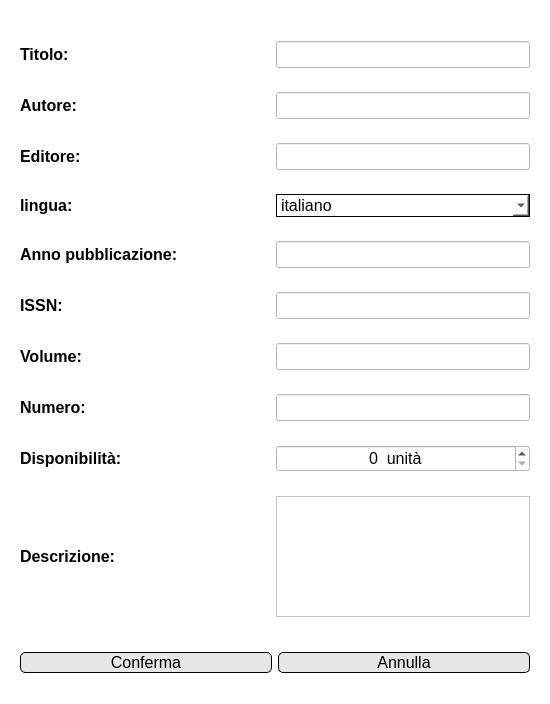
<?xml version="1.0" encoding="UTF-8"?>
<ui version="4.0">
 <class>Dialog</class>
 <widget class="QDialog" name="Dialog">
  <property name="geometry">
   <rect>
    <x>0</x>
    <y>0</y>
    <width>550</width>
    <height>704</height>
   </rect>
  </property>
  <property name="minimumSize">
   <size>
    <width>550</width>
    <height>0</height>
   </size>
  </property>
  <property name="windowTitle">
   <string>Aggiungi-modifica rivista</string>
  </property>
  <property name="styleSheet">
   <string notr="true">background-color: rgb(255, 255, 255);</string>
  </property>
  <property name="modal">
   <bool>true</bool>
  </property>
  <layout class="QVBoxLayout" name="verticalLayout">
   <item>
    <widget class="QWidget" name="widget_12" native="true">
     <property name="sizePolicy">
      <sizepolicy hsizetype="Preferred" vsizetype="Fixed">
       <horstretch>0</horstretch>
       <verstretch>0</verstretch>
      </sizepolicy>
     </property>
     <property name="minimumSize">
      <size>
       <width>0</width>
       <height>0</height>
      </size>
     </property>
     <layout class="QVBoxLayout" name="verticalLayout_2">
      <property name="topMargin">
       <number>0</number>
      </property>
      <property name="rightMargin">
       <number>11</number>
      </property>
      <property name="bottomMargin">
       <number>0</number>
      </property>
      <item alignment="Qt::AlignHCenter">
       <widget class="QLabel" name="errorLabel">
        <property name="font">
         <font>
          <pointsize>10</pointsize>
         </font>
        </property>
        <property name="styleSheet">
         <string notr="true">color: rgb(221, 0, 0);</string>
        </property>
        <property name="text">
         <string/>
        </property>
       </widget>
      </item>
     </layout>
    </widget>
   </item>
   <item>
    <widget class="QWidget" name="widget_2" native="true">
     <layout class="QHBoxLayout" name="horizontalLayout_4">
      <item>
       <widget class="QLabel" name="label">
        <property name="minimumSize">
         <size>
          <width>250</width>
          <height>0</height>
         </size>
        </property>
        <property name="maximumSize">
         <size>
          <width>250</width>
          <height>16777215</height>
         </size>
        </property>
        <property name="font">
         <font>
          <pointsize>12</pointsize>
          <weight>75</weight>
          <bold>true</bold>
         </font>
        </property>
        <property name="text">
         <string>Titolo:</string>
        </property>
       </widget>
      </item>
      <item>
       <widget class="QLineEdit" name="titoloInput">
        <property name="font">
         <font>
          <pointsize>12</pointsize>
         </font>
        </property>
        <property name="readOnly">
         <bool>false</bool>
        </property>
       </widget>
      </item>
     </layout>
    </widget>
   </item>
   <item>
    <widget class="QWidget" name="widget_4" native="true">
     <layout class="QHBoxLayout" name="horizontalLayout_3">
      <item>
       <widget class="QLabel" name="label_3">
        <property name="minimumSize">
         <size>
          <width>250</width>
          <height>0</height>
         </size>
        </property>
        <property name="maximumSize">
         <size>
          <width>250</width>
          <height>16777215</height>
         </size>
        </property>
        <property name="font">
         <font>
          <pointsize>12</pointsize>
          <weight>75</weight>
          <bold>true</bold>
         </font>
        </property>
        <property name="text">
         <string>Autore:</string>
        </property>
       </widget>
      </item>
      <item>
       <widget class="QLineEdit" name="autoreInput">
        <property name="font">
         <font>
          <pointsize>12</pointsize>
         </font>
        </property>
        <property name="readOnly">
         <bool>false</bool>
        </property>
       </widget>
      </item>
     </layout>
    </widget>
   </item>
   <item>
    <widget class="QWidget" name="widget_3" native="true">
     <layout class="QHBoxLayout" name="horizontalLayout">
      <item>
       <widget class="QLabel" name="label_5">
        <property name="minimumSize">
         <size>
          <width>250</width>
          <height>0</height>
         </size>
        </property>
        <property name="maximumSize">
         <size>
          <width>250</width>
          <height>16777215</height>
         </size>
        </property>
        <property name="font">
         <font>
          <pointsize>12</pointsize>
          <weight>75</weight>
          <bold>true</bold>
         </font>
        </property>
        <property name="text">
         <string>Editore:</string>
        </property>
       </widget>
      </item>
      <item>
       <widget class="QLineEdit" name="editoreInput">
        <property name="font">
         <font>
          <pointsize>12</pointsize>
         </font>
        </property>
        <property name="readOnly">
         <bool>false</bool>
        </property>
       </widget>
      </item>
     </layout>
    </widget>
   </item>
   <item>
    <widget class="QWidget" name="widget_5" native="true">
     <layout class="QHBoxLayout" name="horizontalLayout_5">
      <item>
       <widget class="QLabel" name="label_9">
        <property name="minimumSize">
         <size>
          <width>250</width>
          <height>0</height>
         </size>
        </property>
        <property name="maximumSize">
         <size>
          <width>250</width>
          <height>16777215</height>
         </size>
        </property>
        <property name="font">
         <font>
          <pointsize>12</pointsize>
          <weight>75</weight>
          <bold>true</bold>
         </font>
        </property>
        <property name="text">
         <string>lingua:</string>
        </property>
       </widget>
      </item>
      <item>
       <widget class="QComboBox" name="linguaInput">
        <property name="font">
         <font>
          <pointsize>12</pointsize>
         </font>
        </property>
        <property name="styleSheet">
         <string notr="true">border: 1px solid;</string>
        </property>
        <item>
         <property name="text">
          <string>italiano</string>
         </property>
        </item>
        <item>
         <property name="text">
          <string>inglese</string>
         </property>
        </item>
       </widget>
      </item>
     </layout>
    </widget>
   </item>
   <item>
    <widget class="QWidget" name="widget_8" native="true">
     <layout class="QHBoxLayout" name="horizontalLayout_8">
      <item>
       <widget class="QLabel" name="label_15">
        <property name="minimumSize">
         <size>
          <width>250</width>
          <height>0</height>
         </size>
        </property>
        <property name="maximumSize">
         <size>
          <width>250</width>
          <height>16777215</height>
         </size>
        </property>
        <property name="font">
         <font>
          <pointsize>12</pointsize>
          <weight>75</weight>
          <bold>true</bold>
         </font>
        </property>
        <property name="text">
         <string>Anno pubblicazione:</string>
        </property>
       </widget>
      </item>
      <item>
       <widget class="QLineEdit" name="annoPubblicazioneInput">
        <property name="font">
         <font>
          <pointsize>12</pointsize>
         </font>
        </property>
        <property name="readOnly">
         <bool>false</bool>
        </property>
       </widget>
      </item>
     </layout>
    </widget>
   </item>
   <item>
    <widget class="QWidget" name="widget_13" native="true">
     <property name="minimumSize">
      <size>
       <width>0</width>
       <height>0</height>
      </size>
     </property>
     <layout class="QHBoxLayout" name="horizontalLayout_16">
      <item>
       <widget class="QLabel" name="label_14">
        <property name="minimumSize">
         <size>
          <width>250</width>
          <height>0</height>
         </size>
        </property>
        <property name="maximumSize">
         <size>
          <width>250</width>
          <height>16777215</height>
         </size>
        </property>
        <property name="font">
         <font>
          <pointsize>12</pointsize>
          <weight>75</weight>
          <bold>true</bold>
         </font>
        </property>
        <property name="text">
         <string>ISSN:</string>
        </property>
       </widget>
      </item>
      <item>
       <widget class="QLineEdit" name="ISSNInput">
        <property name="font">
         <font>
          <pointsize>12</pointsize>
         </font>
        </property>
       </widget>
      </item>
     </layout>
    </widget>
   </item>
   <item>
    <widget class="QWidget" name="widget_10" native="true">
     <property name="minimumSize">
      <size>
       <width>0</width>
       <height>0</height>
      </size>
     </property>
     <layout class="QHBoxLayout" name="horizontalLayout_10">
      <item>
       <widget class="QLabel" name="label_12">
        <property name="minimumSize">
         <size>
          <width>250</width>
          <height>0</height>
         </size>
        </property>
        <property name="maximumSize">
         <size>
          <width>250</width>
          <height>16777215</height>
         </size>
        </property>
        <property name="font">
         <font>
          <pointsize>12</pointsize>
          <weight>75</weight>
          <bold>true</bold>
         </font>
        </property>
        <property name="text">
         <string>Volume:</string>
        </property>
       </widget>
      </item>
      <item>
       <widget class="QLineEdit" name="volumeInput">
        <property name="font">
         <font>
          <pointsize>12</pointsize>
         </font>
        </property>
        <property name="readOnly">
         <bool>false</bool>
        </property>
       </widget>
      </item>
     </layout>
    </widget>
   </item>
   <item>
    <widget class="QWidget" name="widget_11" native="true">
     <property name="minimumSize">
      <size>
       <width>0</width>
       <height>0</height>
      </size>
     </property>
     <layout class="QHBoxLayout" name="horizontalLayout_12">
      <item>
       <widget class="QLabel" name="label_16">
        <property name="minimumSize">
         <size>
          <width>250</width>
          <height>0</height>
         </size>
        </property>
        <property name="maximumSize">
         <size>
          <width>250</width>
          <height>16777215</height>
         </size>
        </property>
        <property name="font">
         <font>
          <pointsize>12</pointsize>
          <weight>75</weight>
          <bold>true</bold>
         </font>
        </property>
        <property name="text">
         <string>Numero:</string>
        </property>
       </widget>
      </item>
      <item>
       <widget class="QLineEdit" name="numeroInput">
        <property name="font">
         <font>
          <pointsize>12</pointsize>
         </font>
        </property>
        <property name="readOnly">
         <bool>false</bool>
        </property>
       </widget>
      </item>
     </layout>
    </widget>
   </item>
   <item>
    <widget class="QWidget" name="widget_6" native="true">
     <layout class="QHBoxLayout" name="horizontalLayout_13">
      <item>
       <widget class="QLabel" name="label_17">
        <property name="minimumSize">
         <size>
          <width>250</width>
          <height>0</height>
         </size>
        </property>
        <property name="maximumSize">
         <size>
          <width>250</width>
          <height>16777215</height>
         </size>
        </property>
        <property name="font">
         <font>
          <pointsize>12</pointsize>
          <weight>75</weight>
          <bold>true</bold>
         </font>
        </property>
        <property name="text">
         <string>Disponibilità:</string>
        </property>
       </widget>
      </item>
      <item>
       <widget class="QSpinBox" name="quantitaInput">
        <property name="font">
         <font>
          <pointsize>12</pointsize>
         </font>
        </property>
        <property name="wrapping">
         <bool>false</bool>
        </property>
        <property name="alignment">
         <set>Qt::AlignCenter</set>
        </property>
        <property name="buttonSymbols">
         <enum>QAbstractSpinBox::UpDownArrows</enum>
        </property>
        <property name="specialValueText">
         <string/>
        </property>
        <property name="suffix">
         <string>  unità</string>
        </property>
        <property name="minimum">
         <number>0</number>
        </property>
       </widget>
      </item>
     </layout>
    </widget>
   </item>
   <item>
    <widget class="QWidget" name="widget_7" native="true">
     <layout class="QHBoxLayout" name="horizontalLayout_14">
      <item>
       <widget class="QLabel" name="label_18">
        <property name="minimumSize">
         <size>
          <width>250</width>
          <height>0</height>
         </size>
        </property>
        <property name="maximumSize">
         <size>
          <width>250</width>
          <height>16777215</height>
         </size>
        </property>
        <property name="font">
         <font>
          <pointsize>12</pointsize>
          <weight>75</weight>
          <bold>true</bold>
         </font>
        </property>
        <property name="text">
         <string>Descrizione:</string>
        </property>
       </widget>
      </item>
      <item>
       <widget class="QTextEdit" name="descrizioneInput">
        <property name="font">
         <font>
          <pointsize>12</pointsize>
         </font>
        </property>
        <property name="readOnly">
         <bool>false</bool>
        </property>
       </widget>
      </item>
     </layout>
    </widget>
   </item>
   <item>
    <widget class="QWidget" name="widget_9" native="true">
     <layout class="QHBoxLayout" name="horizontalLayout_15">
      <property name="topMargin">
       <number>20</number>
      </property>
      <property name="bottomMargin">
       <number>20</number>
      </property>
      <item>
       <widget class="QPushButton" name="confermaButton">
        <property name="font">
         <font>
          <pointsize>12</pointsize>
         </font>
        </property>
        <property name="styleSheet">
         <string notr="true">QPushButton#confermaButton {
	border: 1px solid;
	background-color:rgb(230, 230, 230);
	border-radius: 5px;
	border-color: rgb(0, 0, 0);
}
QPushButton#confermaButton:hover {
	background-color: rgb(207, 207, 207);
}</string>
        </property>
        <property name="text">
         <string>Conferma</string>
        </property>
        <property name="icon">
         <iconset>
          <normaloff>../Resources/ok icon.png</normaloff>../Resources/ok icon.png</iconset>
        </property>
       </widget>
      </item>
      <item>
       <widget class="QPushButton" name="annullaButton">
        <property name="font">
         <font>
          <pointsize>12</pointsize>
         </font>
        </property>
        <property name="styleSheet">
         <string notr="true">QPushButton#annullaButton {
	border: 1px solid;
	background-color:rgb(230, 230, 230);
	border-radius: 5px;
	border-color: rgb(0, 0, 0);
}
QPushButton#annullaButton:hover {
	background-color: rgb(207, 207, 207);
}</string>
        </property>
        <property name="text">
         <string>Annulla</string>
        </property>
        <property name="icon">
         <iconset>
          <normaloff>../Resources/red x icon.png</normaloff>../Resources/red x icon.png</iconset>
        </property>
       </widget>
      </item>
     </layout>
    </widget>
   </item>
  </layout>
 </widget>
 <resources/>
 <connections/>
</ui>
